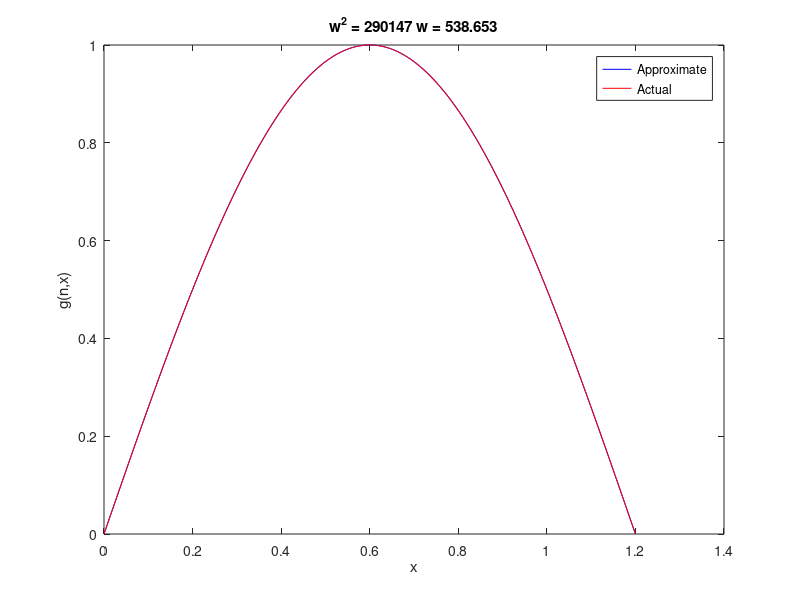
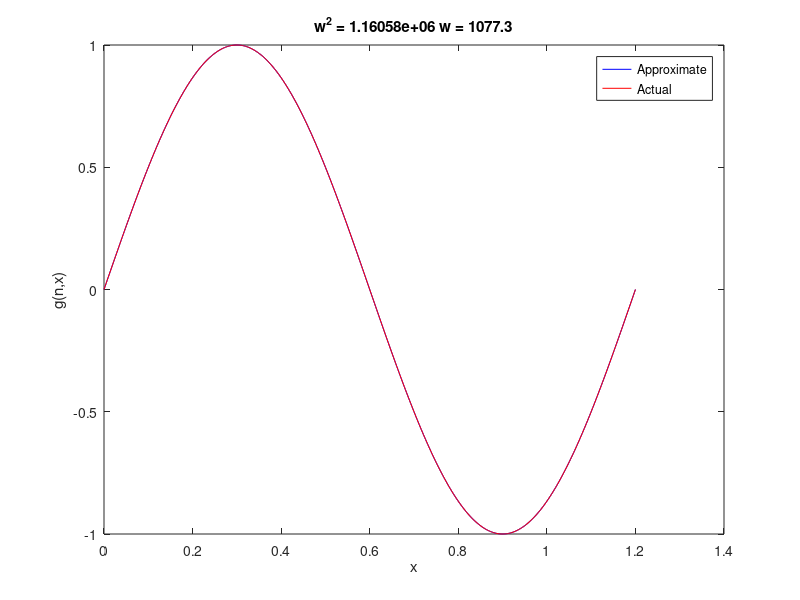
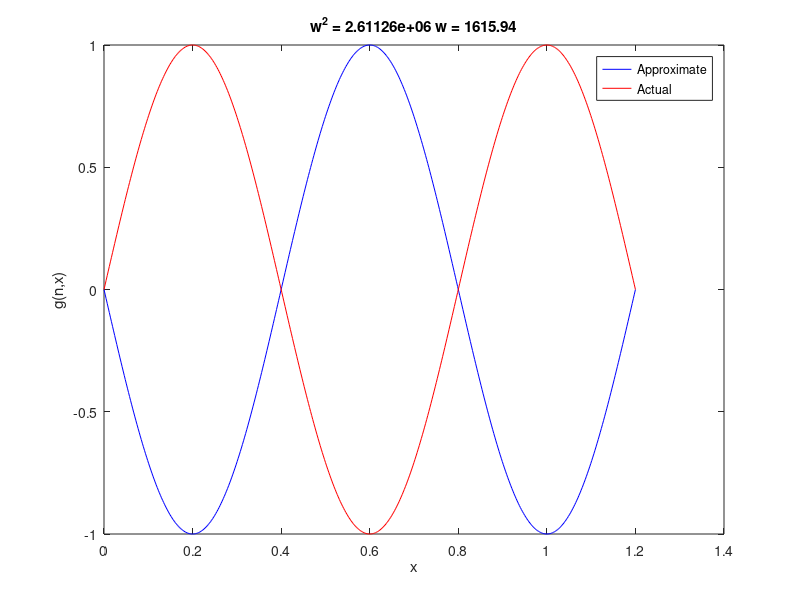
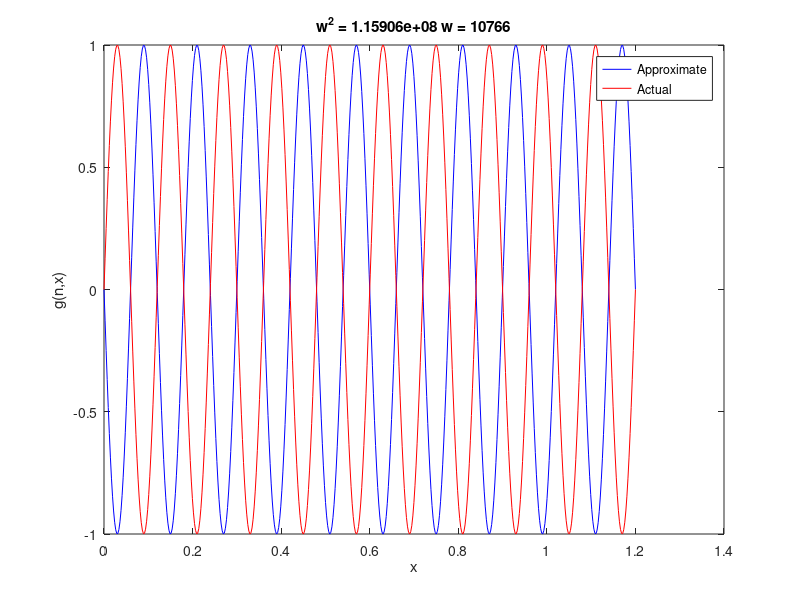

The MATLAB script that drew these images, in order:
mu=.003;
T=127;
L=1.2;
N=500;
xmin=0; xmax=L;
h=(xmax-xmin)/(N-1);
x=xmin:h:xmax;
A=zeros(N,N);
A(1,1)=1;
A(N,N)=1;
B=eye(N,N);
B(1,1)=0;
B(N,N)=0;
for iterator1=2:1:N-1
    A(iterator1,iterator1-1)=1/(h^2);
    A(iterator1,iterator1)=-2*1/(h.^2);
    A(iterator1,iterator1+1)=1/(h^2);
end;
[V,D]=eig(A,B);
w2raw=-(T/mu)*diag(D);
[w2,k]=sort(w2raw);

n=3;
figure;
t=sprintf(' w^2 = %g w = %g ',w2(n),sqrt(abs(w2(n))) );
gn=V(:,k(n));
plot(x,gn,'b-',x,max(gn)*sin((n-2)*pi/L*sqrt(T/mu)*sqrt(mu/T)*x),'r-');
title(t);xlabel('x');ylabel('g(n,x)');
legend('Approximate','Actual');
fprintf('Actual  Omega for  n=%d is %f\n',n-2,(n-2)*pi/L*sqrt(T/mu));
fprintf('Numeric Omega for  n=%d is %f\n',n-2,sqrt(w2(n)));

n=4;
figure;
t=sprintf(' w^2 = %g w = %g ',w2(n),sqrt(abs(w2(n))) );
gn=V(:,k(n));
plot(x,gn,'b-',x,max(gn)*sin((n-2)*pi/L*sqrt(T/mu)*sqrt(mu/T)*x),'r-');
legend('Approximate','Actual');
title(t);xlabel('x');ylabel('g(n,x)');
fprintf('Actual  Omega for  n=%d is %f\n',n-2,(n-2)*pi/L*sqrt(T/mu));
fprintf('Numeric Omega for  n=%d is %f\n',n-2,sqrt(w2(n)));

n=5;
figure;
t=sprintf(' w^2 = %g w = %g ',w2(n),sqrt(abs(w2(n))) );
gn=V(:,k(n));
plot(x,gn,'b-',x,max(gn)*sin((n-2)*pi/L*sqrt(T/mu)*sqrt(mu/T)*x),'r-');
legend('Approximate','Actual');
title(t);xlabel('x');ylabel('g(n,x)');
fprintf('Actual  Omega for  n=%d is %f\n',n-2,(n-2)*pi/L*sqrt(T/mu));
fprintf('Numeric Omega for  n=%d is %f\n',n-2,sqrt(w2(n)));


n=22;
figure;
t=sprintf(' w^2 = %g w = %g ',w2(n),sqrt(abs(w2(n))) );
gn=V(:,k(n));
plot(x,gn,'b-',x,max(gn)*sin((n-2)*pi/L*sqrt(T/mu)*sqrt(mu/T)*x),'r-');
legend('Approximate','Actual');
title(t);xlabel('x');ylabel('g(n,x)');
fprintf('Actual  Omega for  n=%d is %f\n',n-2,(n-2)*pi/L*sqrt(T/mu));
fprintf('Numeric Omega for  n=%d is %f\n',n-2,sqrt(w2(n)));
